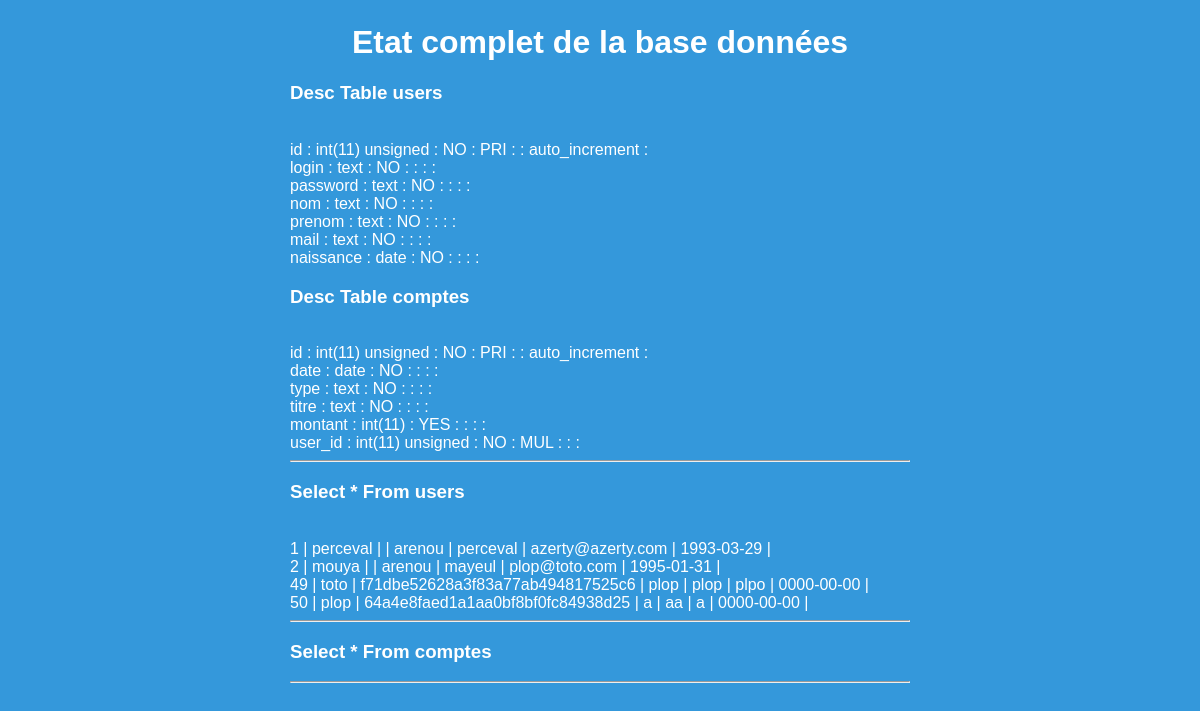
Screenshot of /showdb.php with the database file from the repository.
### tables this page shows
CREATE TABLE `users` (
  `id` int(11) unsigned NOT NULL AUTO_INCREMENT,
  `login` text NOT NULL,
  `password` text NOT NULL,
  `nom` text NOT NULL,
  `prenom` text NOT NULL,
  `mail` text NOT NULL,
  `naissance` date NOT NULL,
  PRIMARY KEY (`id`)
);

### showdb.php (the view, shortened to what this page needs)
<html lang="fr">
<head>
	<link rel="stylesheet" href="style.css">
</head>
<body>
	<h1>Etat complet de la base données</h1>
<div class=statistiques>
	<?php
		echo "<h3>Desc Table users</h3>";
		$requete= "DESC users";
		$result = mysql_query($requete) or die('Erreur SQL !<br />'.$requete.'<br />'.mysql_error());
    	while($data = mysql_fetch_array($result)) {
			echo '<br />'.$data['Field'].' : '.$data['Type'].' : '.$data['Null'].' : '.$data['Key'].' : '.$data['Default'].' : '.$data['Extra'].' : ';
		}
    	echo "<br />";
		echo "<h3>Desc Table comptes</h3>";
		$requete= "DESC comptes";
		$result = mysql_query($requete) or die('Erreur SQL !<br />'.$requete.'<br />'.mysql_error());
    	while($data = mysql_fetch_array($result)) {
			echo '<br />'.$data['Field'].' : '.$data['Type'].' : '.$data['Null'].' : '.$data['Key'].' : '.$data['Default'].' : '.$data['Extra'].' : ';
    	}
    	echo "<hr>";
		echo "<h3>Select * From users</h3>";
    	$requete= "SELECT * FROM users";
		$result = mysql_query($requete) or die('Erreur SQL !<br />'.$requete.'<br />'.mysql_error());
    	while($data = mysql_fetch_array($result)) {
			echo '<br />'.$data['id'].' | '.$data['login'].' | '.$data['password'].' | '.$data['nom'].' | '.$data['prenom'].' | '.$data['mail'].' | '.$data['naissance'].' | ';
    	}
		echo "<hr>";
		echo "<h3>Select * From comptes</h3>";
    	echo "<hr>";
	?>
</div>
</body>
</html>

### style.css (style rules this page uses)
html { padding: 1%; margin: 0; background-color: #3498DB; }
body { text-align: center; font-family: Avenir, Helvetica, Arial, sans-serif; color: white; position: relative; width: 800px; margin: 0 auto; padding: 1%; }
.statistiques { text-align: left; width: 620px; margin: 0 auto; }

### rows the page displays
users: id "1", login "perceval", nom "arenou", prenom "perceval", mail "azerty@azerty.com", naissance "1993-03-29"
users: id "2", login "mouya", nom "arenou", prenom "mayeul", mail "plop@toto.com", naissance "1995-01-31"
users: id "49", login "toto", password "f71dbe52628a3f83a77ab494817525c6", nom "plop", prenom "plop", mail "plpo", naissance "0000-00-00"
users: id "50", login "plop", password "64a4e8faed1a1aa0bf8bf0fc84938d25", nom "a", prenom "aa", mail "a", naissance "0000-00-00"

### other values shown
$data['Field'] "id"
$data['Type'] "int(11) unsigned"
$data['Null'] "NO"
$data['Key'] "PRI"
$data['Extra'] "auto_increment"
$data['Field'] "login"
$data['Type'] "text"
$data['Field'] "password"
$data['Field'] "nom"
$data['Field'] "prenom"
$data['Field'] "mail"
$data['Field'] "naissance"
$data['Type'] "date"
$data['Field'] "date"
$data['Field'] "type"
